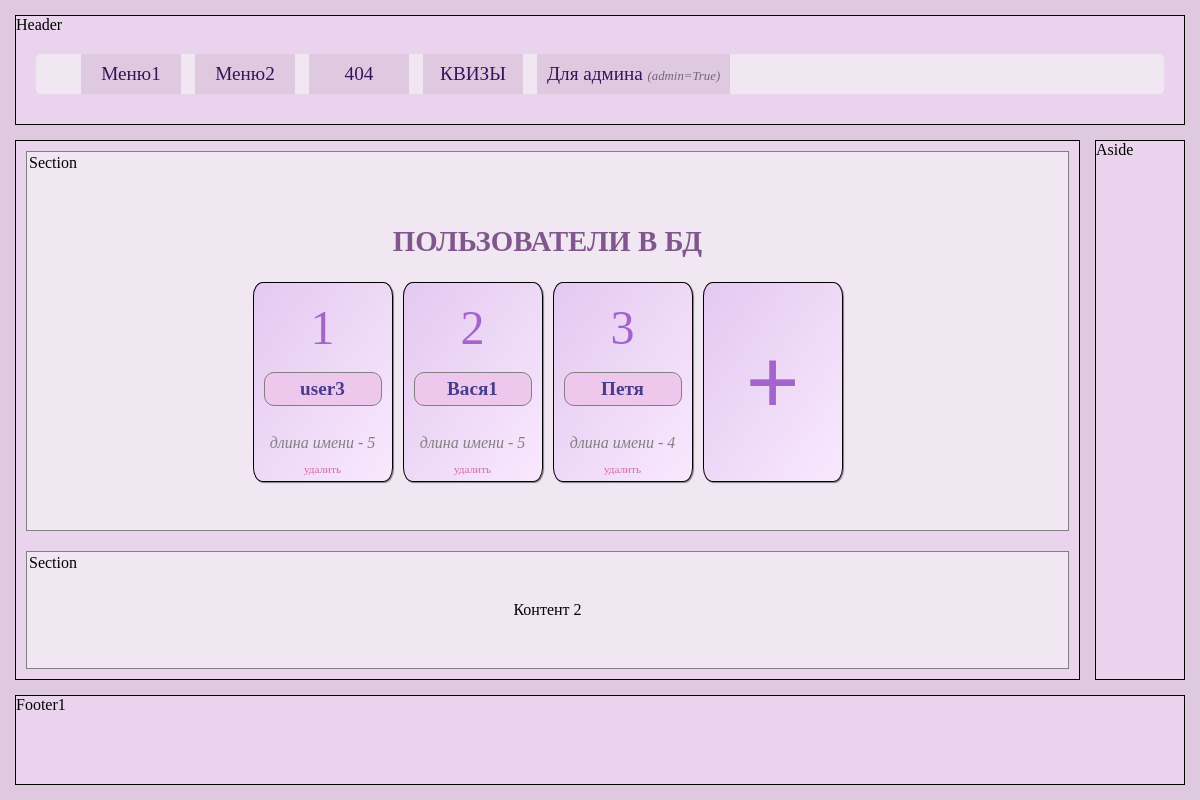
The page / on the database its author committed.
### models.py (models this page shows, shortened)
class User(db.Model):
    id = db.Column(db.Integer, primary_key = True)
    name = db.Column(db.String(25))
    quizes = db.relationship('Quiz', backref='user',
                             cascade = "all, delete, delete-orphan",
                             lazy='select')

### main.py (the view)
@app.route('/', methods = ['GET'])
def index():
    users = User.query.order_by(User.name).all()
    return render_template('users.html',
                           admin=True,
                           len=len,
                           users=users,
                           html_config = html_config)

### templates/users.html (shortened to what this page needs)
{% extends "base.html" %}
{% block main_menu %}
    {{ super() }}
{% endblock %}
{% block content1_head %}
    <h2>ПОЛЬЗОВАТЕЛИ В БД </h2>
{% endblock %}
{% block content1 %}
    <div class="users_container ">
        {% for user in users %}
            <div class="user_card">
                <p class="u_num"> {{ loop.index }} </p>
                <p class="u_name">{{ user.name }}</p>
                <p class="u_info"> длина имени - {{ len(user.name) }}</p>
                <p class="del_user"><a  href="{{ url_for('user_delete', id=user.id) }}"> удалить </a></p>
            </div>
        {% endfor %}
        <a href="#modal-one">
            <div class="user_card card_add">
                <p class="u_add"> + </p>
            </div>
        </a>
    </div>
{% endblock %}

### static/css/main.css (style rules this page uses)
* { box-sizing: border-box; }
body { background-image: url(https://kinderbooks.ru/800/600/https/st.depositphotos.com/2565305/5011/v/450/depositphotos_50111615-stock-illustration-abstract-light-purple-background.jpg); min-height: 100vh; margin: auto; padding: 10px; background-color: #dfc9e0; width: 100vw; max-width: 1200px; display: grid; grid-template-columns: 1fr 100px; grid-template-rows: 120px 1fr 100px; gap: 5px; }
a { text-decoration: none; color: rgb(55, 19, 89); font-size: 1.2rem; }
h2 { text-align: center; }

### templates/users.html (style rules this page uses)
.users_container { display: flex; gap: 10px; flex-wrap: wrap; justify-content: center; max-width: 800px; }
.user_card { background: linear-gradient(to bottom right, #e3c9f0, #f9e8fe); padding: 10px; border: 1px solid black; border-radius: 7%; width: 140px; height: 200px; display: flex; flex-direction: column; align-items: center; justify-content: space-evenly; transition: all 1s ease-in-out; box-shadow: 1px 1px 1px gray; position: relative; }
.u_num, .u_add { font-size: 3em; color: rgb(164, 100, 204); margin: 5px; }
.u_name { font-size: 1.2rem; font-weight: 700; color: darkslateblue; border: 1px solid grey; padding: 5px; margin: 10px; border-radius: 10px; background-color:#edc8ec; width: 100%; text-align: center; word-wrap: break-word; }
.u_info { color: gray; font-style: italic; }
.u_add { font-size: 6rem; font-weight: 900; }
.card_add { position: relative; }
h2 { color: #80578c; font-size: 1.8rem; font-weight: 900; }

### rows shown on the page
User: name "user3", name "5"
User: name "Вася1", name "5"
User: name "Петя", name "4"
